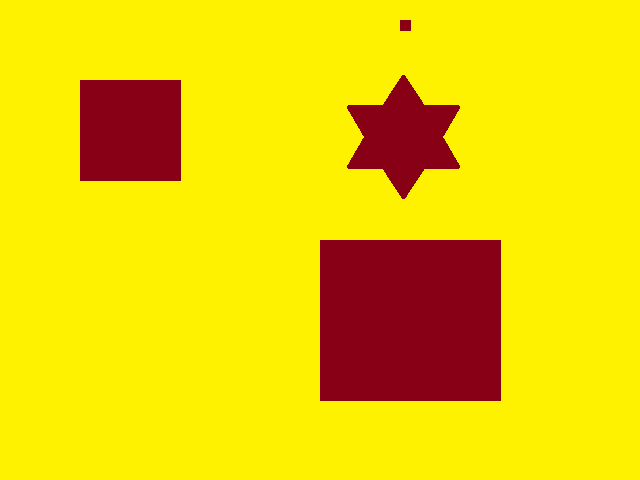
#> input picture codigo_estudiantes/D_Melgar/3_cuadrados.bmp, 640 x 480 px
$ python 'ejercicios_cuadrados(diferente metodo).py'
#> lines starting #> are read from the running program, lines starting #| are printed output that depends on the picture; after the words box and inside, x2 and y2 are one past the last pixel; in counts of white or black regions, pixels touching at a corner belong together
import cv2
import numpy as np

nombre_archivo = "3_cuadrados.bmp"

imagen_original = cv2.imread(nombre_archivo)
#> imagen_original is the input picture: shape (480, 640, 3); mean B, G, R 3.2, 204.9, 236.8

if imagen_original is None:
    raise FileNotFoundError(f"No se encontró:  {nombre_archivo}")

altura_imagen, ancho_imagen, canales_color = imagen_original.shape
#> altura_imagen = 480; ancho_imagen = 640; canales_color = 3

print(f"INF_IMAGEN: {altura_imagen}x{ancho_imagen} - {canales_color}")
#| INF_IMAGEN: 480x640 - 3

imagen_grises = cv2.cvtColor(imagen_original, cv2.COLOR_BGR2GRAY)
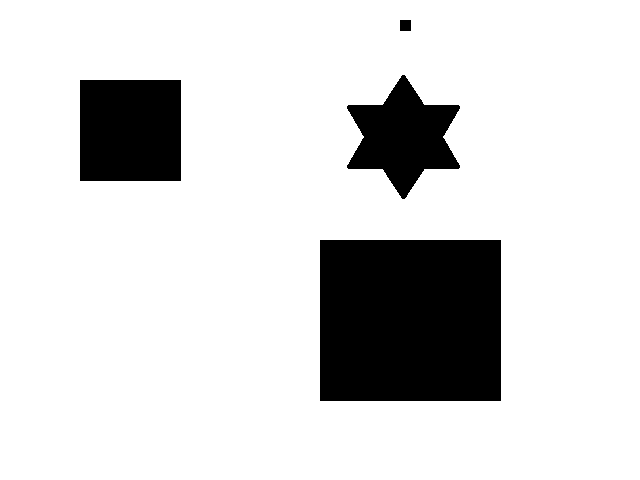
#> imagen_grises: shape (480, 640); values 43 (black) and 218 (white), 84.7% white; 4 black regions, box (x1, y1, x2, y2) and area: (320, 240, 501, 401) 29141, (80, 80, 181, 181) 10201, (347, 75, 460, 199) 7585, (400, 20, 411, 31) 121

_, imagen_binaria = cv2.threshold(
    imagen_grises,
    127,
    255,
    cv2.THRESH_BINARY,
)

contornos,_ = cv2.findContours(
    imagen_binaria,
    cv2.RETR_EXTERNAL,
    cv2.CHAIN_APPROX_SIMPLE
)
#> contornos = [[[0, 0], [0, 479], [639, 479], [639, 0]]]


for index,contorno in enumerate(contornos):
    area = cv2.contourArea(contorno)
    x_pi, y_pi, ancho_caja, alto_caja = cv2.boundingRect(contorno)


    cv2.rectangle(
        imagen_original,
        (x_pi-10, y_pi-10),
        (x_pi + ancho_caja +10, y_pi + alto_caja+10),
        (127,255,22),
        2
    )

    print(f"\nContorno #{index}")
    print(f"AREA: {area} px")
    for punto in contorno:
        print(f"{punto}")

    cv2.drawContours(
        imagen_original,
        contornos,
        index,
        (0,255,0),
        1
    )

    y_etiqueta_objeto = y_pi -40
    x_etiqueta_objeto = x_pi -10

    if y_etiqueta_objeto <=0:
        y_etiqueta_objeto = y_pi +alto_caja + 45

    cv2.putText (
        imagen_original,
        "No. Objeto: #" + str(index) +
        f"\nArea: " + str(area),
        (x_etiqueta_objeto, y_etiqueta_objeto),
        cv2.FONT_HERSHEY_COMPLEX,
        0.6,
        (255,255,0),
        2
    )
#> this loop made 1 pass
#> (contorno, area, x_pi, y_pi, ancho_caja, alto_caja, x_etiqueta_objeto) on pass 1: ([[0, 0], [0, 479], [639, 479], [639, 0]], 306081, 0, 0, 640, 480, -10)
#| Contorno #0
#| AREA: 306081.0 px
#| [[0 0]]
#| [[  0 479]]
#| [[639 479]]
#| [[639   0]]
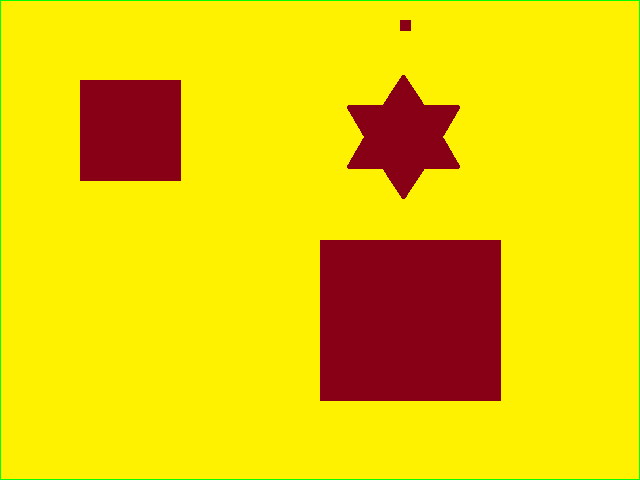
#> imagen_original: shape (480, 640, 3); 0.73% of pixels changed, all inside (x1, y1, x2, y2) = (0, 0, 640, 480)


cv2.imshow("Imagen_binaria", imagen_binaria)
cv2.imshow("Imagen_Original", imagen_original)

cv2.waitKey(0)
cv2.destroyAllWindows()
